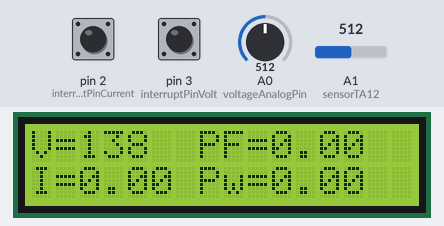
Simulated run of this sketch. Board: Arduino Uno, built with avr-gcc and run on an emulated ATmega328P. On the bench: 16×2 character LCD. The inputs (shaded band) are chosen by the test bench; at power-on: A0 (voltageAnalogPin) = 512, pin 2 (interruptPinCurrent) HIGH, pin 3 (interruptPinVolt) HIGH, A1 (sensorTA12) = 512. What the sketch prints to the serial monitor is not drawn.

Above: at 1.6 s.
1.7 s: A0 (voltageAnalogPin) set to 716
At 4.5 s:
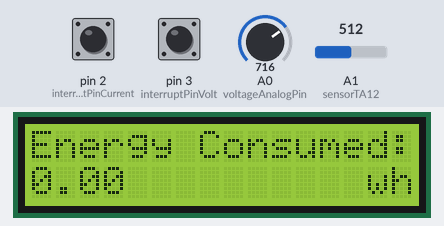
4.7 s: pin 2 (interruptPinCurrent) pulled LOW for 0.15 s
At 7.4 s:
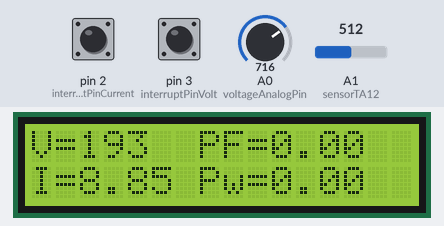
7.8 s: pin 3 (interruptPinVolt) pulled LOW for 0.15 s
10.9 s: A1 (sensorTA12) set to 716
At 12.6 s:
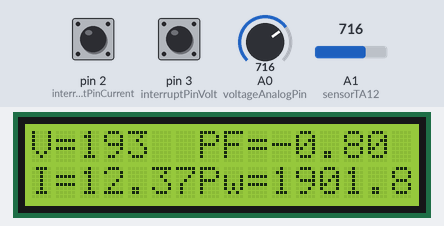
13.9 s: pin 3 (interruptPinVolt) pulled LOW for 1 s
At 17.8 s:
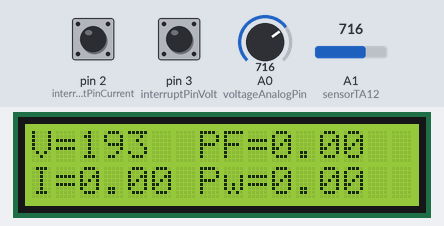
17.9 s: pin 2 (interruptPinCurrent) pulled LOW for 1 s
Timing chart, 0 to 20.9 s (numbered marks = the images above; inputs shaded):
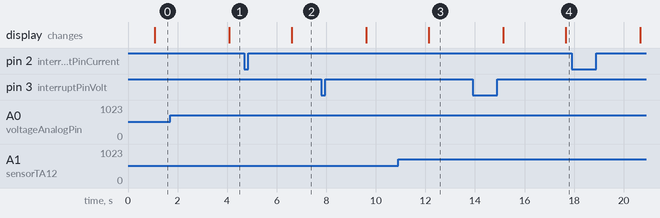

Measured:
- after the input at 4.7 s, the display: changes after 1.9 s (image 2)
- after the input at 10.9 s, the display: changes after 1.2 s (image 3)
- after the input at 13.9 s, the display: first differs from a run without the input after 3.8 s (image 4)

The sketch:

MeterPowerCode.ino
```cpp
/*
  Check youtube channel for Sources:
  youtube.com/c/MahmoudIbrahimchannel
  Library originally added 12 Feb 2019
  by Mahmoud Ibrahim & Ahmed Saleh
*/

// include the library code:
#include <LiquidCrystal.h>
// initialize the library by associating any needed LCD interface pin
// with the arduino pin number it is connected to
//const int rs = 12, en = 11, d2 = 4, d3 = 5, d4 = 6, d5 = 7;
const int rs = 9, en = 8, d4 = 7, d5 = 6, d6 = 5, d7 = 4;
//LiquidCrystal lcd(rs, en, d2, d3, d4, d5);
LiquidCrystal lcd(rs, en, d4, d5, d6, d7);

const byte voltageAnalogPin = A0;
const byte sensorTA12 = A1;
const byte interruptPinCurrent = 2;
const byte interruptPinVolt = 3;
volatile float pfTime = 0;
volatile float VoltTime = 0;
volatile float powerFactor = 0;
volatile float Energy = 0;
volatile float lastPowerTime = 0;
const float frequency = 50.0;
volatile bool currentFlag = false;
volatile bool measureCurrentFlag = false;

float Vrms = 0;
float Irms = 0;

void setup() {
  Serial.begin(115200);
  lcd.begin(16, 2);
  lcd.clear();
  VoltTime = millis();
  lastPowerTime=millis();
  pinMode(interruptPinCurrent, INPUT_PULLUP);
  pinMode(interruptPinVolt, INPUT_PULLUP);
  attachInterrupt(digitalPinToInterrupt(interruptPinCurrent), detectRisingEdgeCurrent, RISING );
  attachInterrupt(digitalPinToInterrupt(interruptPinVolt), detectRisingEdgeVolt, RISING );
}

void loop() {
  getACVoltageCurrent();
  //printSerial();
  // 0 to plot Vrms value - 1 to plot Irms - 2 to plot powerFactor - 3 to plot totalPower
  plotValues(3);
  printlcd();

}

void printlcd() {
  float totalPower = Vrms * Irms * 1E-3 * abs(powerFactor);
  float powerTime = millis()-lastPowerTime;
  Energy= Energy+(totalPower*powerTime*1E-3*0.000277778);
  lastPowerTime=millis();
  lcd.setCursor(0, 0);
  lcd.print("V=");
  lcd.print("    ");
  lcd.setCursor(2, 0);
  lcd.print((int)Vrms,1);
  lcd.setCursor(0,1);
  lcd.print("I=");
  lcd.print("        ");
  lcd.setCursor(2, 1);
  lcd.print(Irms/1000.0);
  lcd.setCursor(7,0);
  lcd.print("PF=");
  lcd.print("      ");
  lcd.setCursor(10,0);
  lcd.print(powerFactor,2);
  lcd.setCursor(7,1);
  lcd.print("Pw=");
  lcd.print("      ");
  lcd.setCursor(10,1);
  lcd.print(totalPower);
  delay(3000);
  lcd.clear();
  lcd.setCursor(0,0);
  lcd.print("Energy Consumed:");
  lcd.setCursor(0,1);
  lcd.print("              ");
  lcd.setCursor(0,1);
  lcd.print(Energy,2);
  lcd.setCursor(14,1);
  lcd.print("wh");
  delay(1500);
}

void printSerial() {
  Serial.print("V RMS Voltage Value: ");
  Serial.print(Vrms);
  Serial.print(" I RMS Voltage Value: ");
  Serial.print(Irms);
  Serial.print(" Power Factor Value: ");
  Serial.println(powerFactor);
  Serial.print("TotalPower Consumed= ");
  float totalPower = Vrms * Irms * 1E-3 * abs(powerFactor);
  Serial.println(totalPower);
  delay(500);
}
void plotValues(int type) {
  switch (type) {
    case 0:
      Serial.println(Vrms);
      delay(10);
      break;
    case 1:
      Serial.println(Irms);
      delay(10);
      break;
    case 2:
      Serial.println(powerFactor);
      delay(10);
      break;
    default:
      float totalPower = Vrms * Irms * 1E-3 * abs(powerFactor);
      Serial.println(totalPower);
      delay(10);

      break;
      //delay(100);
  }
}
void detectRisingEdgeCurrent() {
  currentFlag = true;
  measureCurrentFlag=true;
  pfTime = millis() - VoltTime;
}
void detectRisingEdgeVolt() {
  VoltTime = millis();
  // first check for ac loads
  if (currentFlag) {
    currentFlag = false;
    powerFactor = cos(2 * (22 / 7.0) * pfTime * 1E-3 * frequency);
  } else {
    powerFactor = 0;
    measureCurrentFlag=false;
  }
  //Serial.println(powerFactor);
}

void getACVoltageCurrent() {
  int Vpeak = 0;
  int currentReadValue = 0;           //value read from the sensor
  int VmaxValue = 0;          // store max value here
  int Vreading = 0;
  uint32_t start_time = millis();

  while ((millis() - start_time) < 1000) //sample for 1 Sec
  {
    int Vreading = analogRead(voltageAnalogPin);
    delayMicroseconds(500);

    if (Vpeak < Vreading) {
      Vpeak = Vreading;
    }

    if(measureCurrentFlag){
      currentReadValue = analogRead(sensorTA12);
    }else{
      currentReadValue=0;
      }
    delayMicroseconds(500);

    // see if you have a new maxValue
    if (currentReadValue > VmaxValue)
    {
      /*record the maximum sensor value*/
      VmaxValue = currentReadValue;
    }
  }

  // Convert the digital data to a voltage
  Irms = (VmaxValue * 5.0) / 1023.0;


  Irms = Irms * 3535.0;
  Vrms = 0.27 * Vpeak;
}
```
